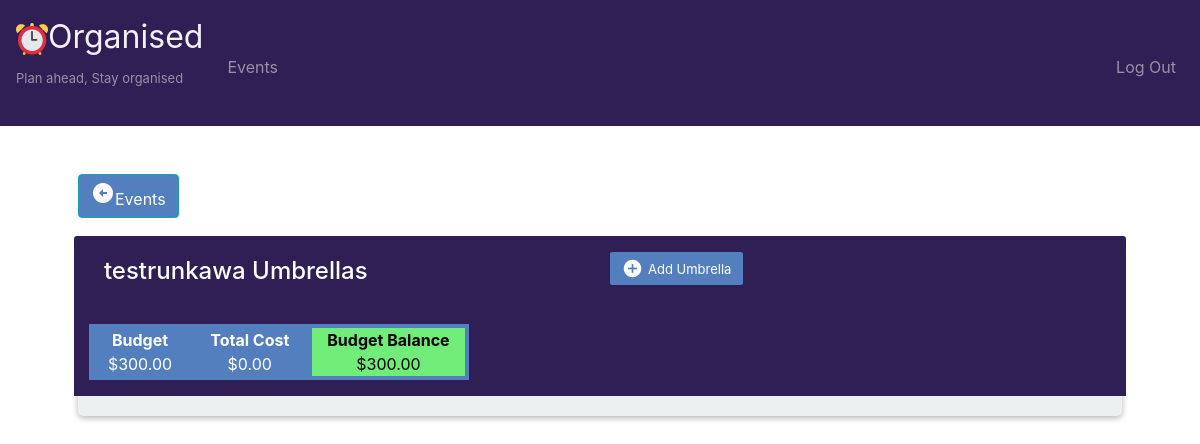
Page /umbrella?event=5 (signed in) on the committed database.
### application.py (models this page shows)
class Events(db.Model):
    PK = db.Column(db.Integer, primary_key=True)
    description = db.Column(db.String(50))
    title = db.Column(db.String(50))
    budget = db.Column(db.Float)
    date_created = db.Column(db.DateTime, default=datetime.now)
    userid = db.Column(db.Integer)

### application.py (the view)
@app.route("/umbrella", methods=["GET", "POST"])
@login_required
def umbrella():
    if not request.args.get("event"):
        return redirect("/")
    eventID = request.args.get("event")
    event=Events.query.filter_by(PK=eventID, userid=session["user_id"]).first()
    if not event:
        return redirect("/")
    if request.method == "POST":
        if request.form.get("event")=="add":
            item = Umbrellas(description=request.form.get("description"),title=request.form.get("title"), budget=request.form.get("budget"),
            eventsid=eventID)
            db.session.add(item)
            db.session.commit()
            flash("Umbrella added Successfully")
        elif request.form.get("event")=="edit":
            if not request.form.get("PK"):
                return "Record not found"
            else:
                update_umbrela = Umbrellas.query.get(request.form.get('PK'))
                update_umbrela.description=request.form.get("description")
                update_umbrela.title=request.form.get("title")
                update_umbrela.budget=request.form.get("budget")
                if not update_umbrela.budget:
                    update_umbrela.budget = 0
                db.session.commit()
                flash("Umbrella Updated Successfully")
        elif request.form.get("event")=="delete":
            if not request.form.get("PK"):
                return "Record not found"
            else:
                delete_umbrella = Umbrellas.query.get(request.form.get('PK'))
                todos = Todos.query.filter_by(umbrellasid=delete_umbrella.PK).all()
                for todo in todos:
                    db.session.delete(todo)
                    db.session.commit()
                db.session.delete(delete_umbrella)
                db.session.commit()
                flash("Umbrella Deleted Successfully")
        umbrellas = Umbrellas.query.filter_by(eventsid=eventID).all()
        return render_template("umbrella.html", umbrellas=umbrellas, event=event)
    else:
        umbrellas = Umbrellas.query.filter_by(eventsid=eventID).all()
        return render_template("umbrella.html", umbrellas=umbrellas, event=event)

### application.py (called while the page is built)
@app.after_request
def after_request(response):
    response.headers["Cache-Control"] = "no-cache, no-store, must-revalidate"
    response.headers["Expires"] = 0
    response.headers["Pragma"] = "no-cache"
    return response

### helpers.py (called while the page is built)
def login_required(f):
    @wraps(f)
    def decorated_function(*args, **kwargs):
        if session.get("user_id") is None:
            return redirect("/login")
        return f(*args, **kwargs)
    return decorated_function

def usd(value):
    if value >= 0:
        return f"${value:,.2f}"
    else:
        return value

### templates/umbrella.html (shortened to what this page needs)
{% extends "layout.html" %}
{% block main %}
{% set totalcost = namespace(value=0) %}
{% for umbrella in umbrellas %}
	{% set totalcost.value = totalcost.value + umbrella.budget %}
{%endfor%}
<div>
	<a href="/" class="btn btn-info" style="float:left; background-color:#537fbe"><i class="material-icons"> arrow_circle_left</i><span>Events</span> </a>
</div>
<br> <br> <br>
<div class="X">
    <div class="table-title">
        <div class="row">
            <div class="col-sm-6">
                <div class="header">
                    <h2>{{event.title}} Umbrellas</h2>
                </div>
                <br> <br>
                <br>
                <div class="row">
					<div class="budget">
						<b>Budget</b>  <br>  {{event.budget | usd}}
					</div>
					<div class="budget">
						<b>Total Cost</b> <br> {{totalcost.value | usd}}
					</div>
					{% if (event.budget -totalcost.value) < 0 %}
					<div class="budget" style="background-color:red">
						<b>Budget Balance</b> <br> {{(event.budget -totalcost.value)| usd}}
					</div>
					{% else %}
					<div class="budget" style="background-color:#6fed78; color:black">
						<b>Budget Balance</b> <br> {{(event.budget -totalcost.value) | usd}}
					</div>
					{% endif %}
				</div>
            </div>
            <div style="float:right">
        		<a href="#addUmbrellaModal" class="btn btn-info" data-toggle="modal"><i class="material-icons">&#xE147;</i> <span>Add Umbrella</span></a>
        	</div>
        </div>
    </div>
</div>
{% endblock %}

### static/styles.css (style rules this page uses)
.budget { border: 4px solid #537fbe; background-color:#537fbe; color: #fff; max-width: 40%; padding-right:15px; padding-left:15px; text-align: center; }
.header { float:left; }
.X { margin: auto; padding: 1% 2%; max-width: 1440px; border-radius: 5px; background: #ecf0f1; box-shadow: 0 2px 6px 0 rgba(0,0,0, .3); }
.table-title { padding-bottom: 15px; background: #2f1f54; color: #fff; padding: 16px 30px; min-width: 100%; margin: -20px -25px 10px; border-radius: 3px 3px 0 0; }
.table-title h2 { margin: 5px 0 0; font-size: 24px; }
.table-title .btn { color: #fff; float: right; font-size: 13px; border: none; min-width: 50px; border-radius: 2px; outline: none !important; margin-left: 10px; background-color: #537fbe; }
.table-title .btn i { float: left; font-size: 21px; margin-right: 5px; }
.table-title .btn span { float: left; margin-top: 2px; }

### rows in the picture
Events: title "testrunkawa", budget "$300.00", (event.budget-totalcost.value)|usd "$300.00"

### other values in the picture
{{ totalcost.value | usd }} "$0.00"
